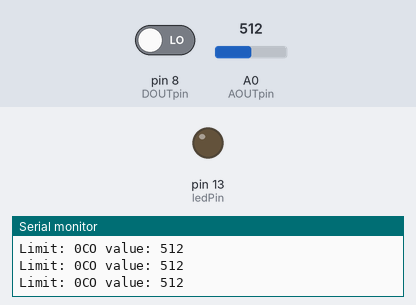
Recording of a sketch running on a simulated Arduino Uno, built with avr-gcc and run on an emulated ATmega328P. Shown: output pins drawn as LEDs (lit = HIGH), the last lines printed to the serial monitor. The test bench sets the inputs (shaded band); at power-on: pin 8 (DOUTpin) LOW, A0 (AOUTpin) = 512.

Above: at 1.2 s.
1.3 s: pin 8 (DOUTpin) driven HIGH
At 1.9 s:
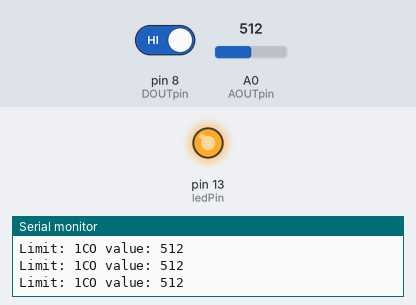
2.9 s: pin 8 (DOUTpin) driven LOW
At 3.4 s:
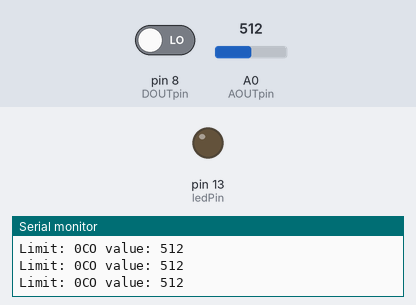
Timing chart, 0 to 5.9 s (numbered marks = the images above; inputs shaded):
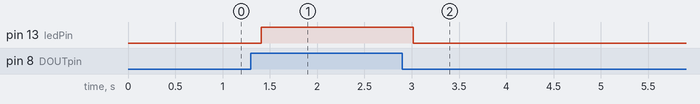

The sketch:

mq_7.ino
```cpp
const int AOUTpin=0;//the AOUT pin of the CO sensor goes into analog pin A0 of the arduino
const int DOUTpin=8;//the DOUT pin of the CO sensor goes into digital pin D8 of the arduino
const int ledPin=13;//the anode of the LED connects to digital pin D13 of the arduino

int limit;
int value;

void setup() {
Serial.begin(115200);//sets the baud rate
pinMode(DOUTpin, INPUT);//sets the pin as an input to the arduino
pinMode(ledPin, OUTPUT);//sets the pin as an output of the arduino
}

void loop()
{
value= analogRead(AOUTpin);//reads the analaog value from the CO sensor's AOUT pin
limit= digitalRead(DOUTpin);//reads the digital value from the CO sensor's DOUT pin
Serial.print("CO value: ");
Serial.println(value);//prints the CO value
Serial.print("Limit: ");
Serial.print(limit);//prints the limit reached as either LOW or HIGH (above or underneath)
delay(100);
if (limit == HIGH){
digitalWrite(ledPin, HIGH);//if limit has been reached, LED turns on as status indicator
}
else{
digitalWrite(ledPin, LOW);//if threshold not reached, LED remains off
}
}
```

MQ7.cpp
```cpp
/*
Library for CO (Carbon Monoxide Gas) ppm value
by using MQ7 gas sensor.
Datasheet : https://www.sparkfun.com/datasheets/Sensors/Biometric/MQ-7.pdf
*/

#if (ARDUINO >= 100)
    #include "Arduino.h"
#else
    #include <avr/io.h>
    #include "WProgram.h"
#endif

#include "MQ7.h"
/*
Constructor to initialize the analog pin and input voltage to MQ7
@param pin : Input pin from MQ7 analog pin
@param v_input : Input voltage to MQ7 sensor
*/
MQ7::MQ7(uint8_t pin, float v_input){
  analogPin = pin;
  v_in = v_input;
}

/*
Function is used to return the ppm value of CO gas concentration
by using the parameter found using the function f(x) = a * ((Rs/R0) ^ b)
@return ppm value of Carbon Monoxide concentration
*/
float MQ7::getPPM(){
  return (float)(coefficient_A * pow(getRatio(), coefficient_B));
}

/*
This function returns voltage from the analog input value
Refer ADC Conversion for further reference
@param value : value from analogPin
@return voltage
*/
float MQ7::voltageConversion(int value){
  return (float) value * (v_in / 1023.0);
}

/*
This function is for the deriving the Rs/R0 to find ppm
@return The value of Rs/R_Load
*/
float MQ7::getRatio(){
  int value = analogRead(analogPin);
  float v_out = voltageConversion(value);
  return (v_in - v_out) / v_out;
}
/*
To find the sensor resistance Rs
@return Rs value
*/
float MQ7::getSensorResistance(){
  return R_Load * getRatio();
}
```

MQ7.h
```cpp
/*
Library for CO (Carbon Monoxide Gas) ppm value
by using MQ7 gas sensor.
Datasheet : https://www.sparkfun.com/datasheets/Sensors/Biometric/MQ-7.pdf
*/

#ifndef MQ7_h
#define MQ7_h

/*
The coefficients are estimated from the sensitivity characteristics graph
of the MQ7 sensor for CO (Carbon Monoxide) gas by using Correlation function.
Explanation :
  The graph in the datasheet is represented with the function
  f(x) = a * (x ^ b).
  where
    f(x) = ppm
    x = Rs/R0
  The values were mapped with this function to determine the coefficients a and b.
*/

#define coefficient_A 19.32
#define coefficient_B -0.64

//Load resistance 10 Kohms on the sensor potentiometer
#define R_Load 10.0

class MQ7 {
  private:
    uint8_t analogPin;
    float v_in;
    float voltageConversion(int);
  public:
    MQ7(uint8_t, float);
    float getPPM();
    float getSensorResistance();
    float getRatio();
};

#endif
```

Measured:
- after the input at 1.3 s, pin 13 (ledPin): LOW → HIGH after 0.11 s
- after the input at 2.9 s, pin 13 (ledPin): HIGH → LOW after 0.12 s
